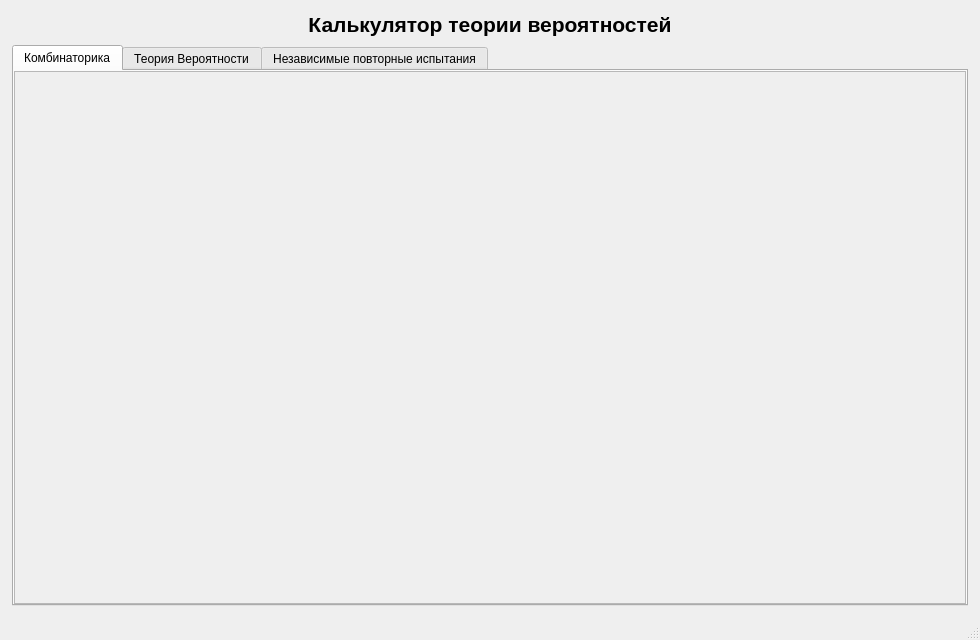
<?xml version="1.0" encoding="UTF-8"?>
<ui version="4.0">
 <class>MainWindow</class>
 <widget class="QMainWindow" name="MainWindow">
  <property name="geometry">
   <rect>
    <x>0</x>
    <y>0</y>
    <width>980</width>
    <height>640</height>
   </rect>
  </property>
  <property name="windowTitle">
   <string>Калькулятор теории вероятностей</string>
  </property>
  <widget class="QWidget" name="centralwidget">
   <layout class="QVBoxLayout" name="verticalLayout">
    <property name="spacing">
     <number>8</number>
    </property>
    <property name="leftMargin">
     <number>12</number>
    </property>
    <property name="topMargin">
     <number>12</number>
    </property>
    <property name="rightMargin">
     <number>12</number>
    </property>
    <property name="bottomMargin">
     <number>12</number>
    </property>
    <item>
     <widget class="QLabel" name="headerLabel">
      <property name="text">
       <string>Калькулятор теории вероятностей</string>
      </property>
      <property name="alignment">
       <set>Qt::AlignHCenter|Qt::AlignVCenter</set>
      </property>
      <property name="margin">
       <number>4</number>
      </property>
      <property name="font">
       <font>
        <pointsize>16</pointsize>
        <bold>true</bold>
       </font>
      </property>
     </widget>
    </item>

    <item>
     <widget class="QTabWidget" name="tabWidget">
      <property name="currentIndex">
       <number>0</number>
      </property>

      <!-- Вкладка 1: Комбинаторика -->
      <widget class="QWidget" name="tabCombinatorics">
       <attribute name="title">
        <string>Комбинаторика</string>
       </attribute>
       <layout class="QVBoxLayout" name="vboxComb">
        <property name="leftMargin"><number>0</number></property>
        <property name="topMargin"><number>0</number></property>
        <property name="rightMargin"><number>0</number></property>
        <property name="bottomMargin"><number>0</number></property>
        <item>
         <widget class="QScrollArea" name="scrollCombinatorics">
          <property name="widgetResizable"><bool>true</bool></property>
          <widget class="QWidget" name="tilesCombinatorics">
           <property name="geometry">
            <rect><x>0</x><y>0</y><width>100</width><height>100</height></rect>
           </property>
           <layout class="QGridLayout" name="gridCombinatorics">
            <property name="horizontalSpacing"><number>12</number></property>
            <property name="verticalSpacing"><number>12</number></property>
            <property name="leftMargin"><number>8</number></property>
            <property name="topMargin"><number>8</number></property>
            <property name="rightMargin"><number>8</number></property>
            <property name="bottomMargin"><number>8</number></property>
           </layout>
          </widget>
         </widget>
        </item>
       </layout>
      </widget>

      <!-- Вкладка 2: Теория Вероятности -->
      <widget class="QWidget" name="tabProbability">
       <attribute name="title">
        <string>Теория Вероятности</string>
       </attribute>
       <layout class="QVBoxLayout" name="vboxProb">
        <property name="leftMargin"><number>0</number></property>
        <property name="topMargin"><number>0</number></property>
        <property name="rightMargin"><number>0</number></property>
        <property name="bottomMargin"><number>0</number></property>
        <item>
         <widget class="QScrollArea" name="scrollProbability">
          <property name="widgetResizable"><bool>true</bool></property>
          <widget class="QWidget" name="tilesProbability">
           <property name="geometry">
            <rect><x>0</x><y>0</y><width>100</width><height>100</height></rect>
           </property>
           <layout class="QGridLayout" name="gridProbability">
            <property name="horizontalSpacing"><number>12</number></property>
            <property name="verticalSpacing"><number>12</number></property>
            <property name="leftMargin"><number>8</number></property>
            <property name="topMargin"><number>8</number></property>
            <property name="rightMargin"><number>8</number></property>
            <property name="bottomMargin"><number>8</number></property>
           </layout>
          </widget>
         </widget>
        </item>
       </layout>
      </widget>

      <!-- Вкладка 3: Независимые повторные испытания -->
      <widget class="QWidget" name="tabRepeated">
       <attribute name="title">
        <string>Независимые повторные испытания</string>
       </attribute>
       <layout class="QVBoxLayout" name="vboxRep">
        <property name="leftMargin"><number>0</number></property>
        <property name="topMargin"><number>0</number></property>
        <property name="rightMargin"><number>0</number></property>
        <property name="bottomMargin"><number>0</number></property>
        <item>
         <widget class="QScrollArea" name="scrollRepeated">
          <property name="widgetResizable"><bool>true</bool></property>
          <widget class="QWidget" name="tilesRepeated">
           <property name="geometry">
            <rect><x>0</x><y>0</y><width>100</width><height>100</height></rect>
           </property>
           <layout class="QGridLayout" name="gridRepeated">
            <property name="horizontalSpacing"><number>12</number></property>
            <property name="verticalSpacing"><number>12</number></property>
            <property name="leftMargin"><number>8</number></property>
            <property name="topMargin"><number>8</number></property>
            <property name="rightMargin"><number>8</number></property>
            <property name="bottomMargin"><number>8</number></property>
           </layout>
          </widget>
         </widget>
        </item>
       </layout>
      </widget>

     </widget>
    </item>
   </layout>
  </widget>
  <widget class="QMenuBar" name="menubar"/>
  <widget class="QStatusBar" name="statusbar"/>
 </widget>
 <resources/>
 <connections/>
</ui>
